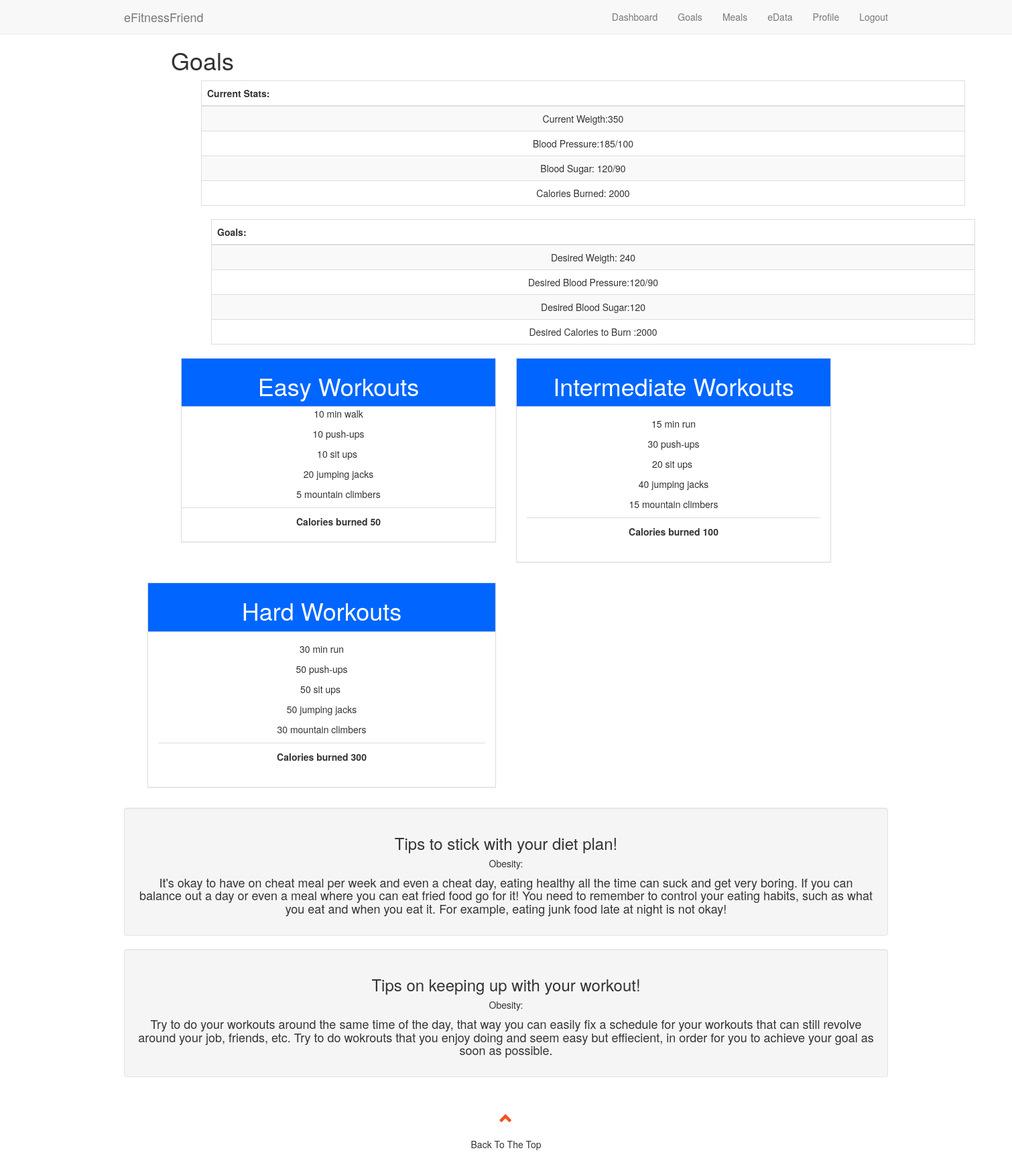
Page /goals.php (signed in) on the earlier database version.
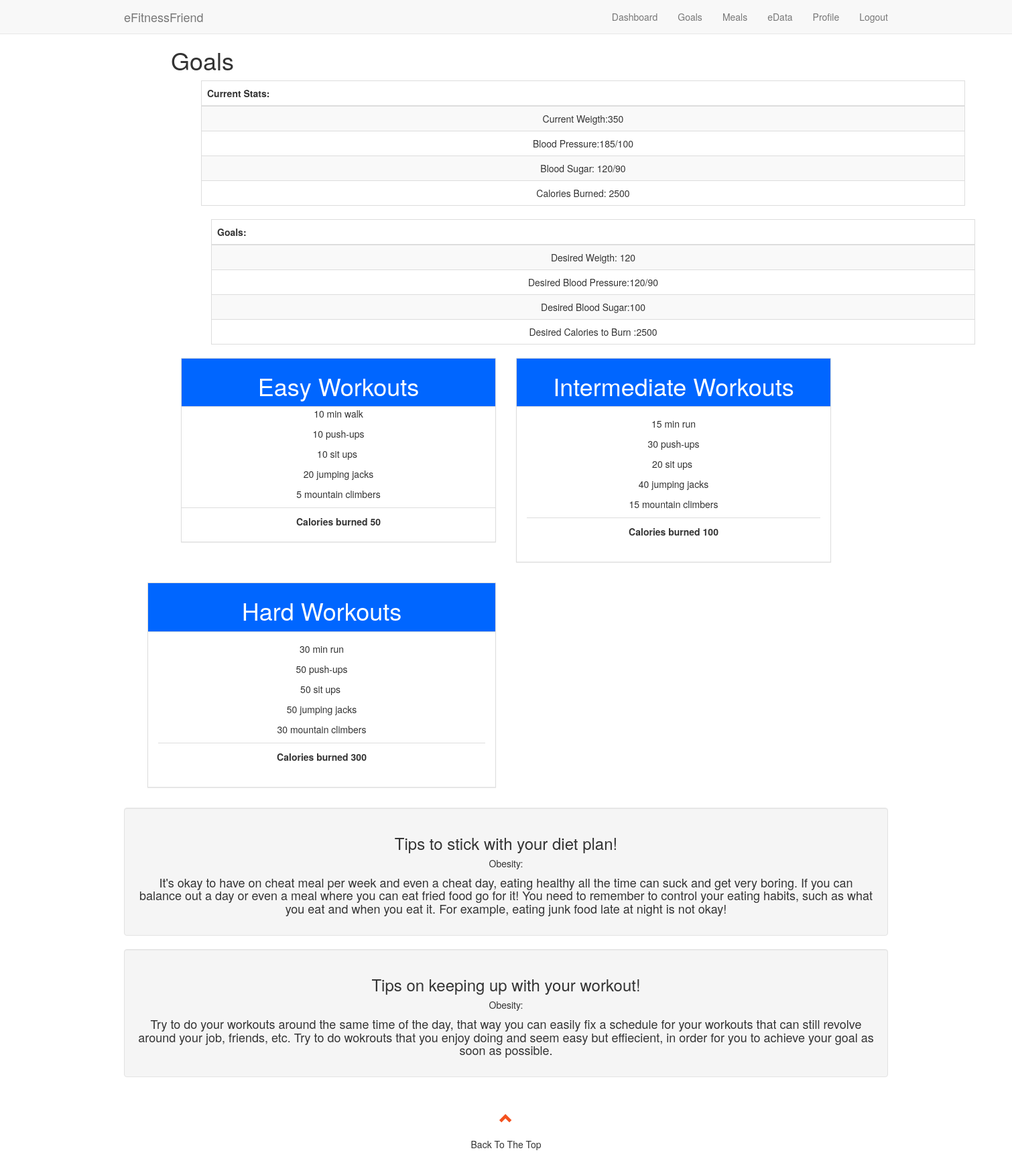
Same page on the later database version.
### tables this page shows
CREATE TABLE `user_data` (
  `id` int(100) NOT NULL,
  `user_id` int(128) NOT NULL,
  `medicalConditions` varchar(128) NOT NULL,
  `currentWeight` int(15) NOT NULL,
  `targetWeight` int(15) NOT NULL,
  `bloodPressure` varchar(9) NOT NULL,
  `targetBloodPressure` varchar(9) NOT NULL,
  `heartRate` int(9) NOT NULL,
  `bloodSugar` int(128) NOT NULL,
  `targetBloodSugar` int(9) NOT NULL,
  `targetCalories` int(15) NOT NULL,
  `age` int(100) NOT NULL,
  `height` varchar(100) NOT NULL
);

### goals.php (the view, shortened to what this page needs)
<!DOCTYPE html>
<html lang="en">
<head>
  <link rel="stylesheet" href="https://maxcdn.bootstrapcdn.com/bootstrap/3.4.1/css/bootstrap.min.css">
<link rel="stylesheet" type="text/css" href="goals.css">
<div id="page-wrap">
</head>
<body>
<nav class="navbar navbar-default navbar-fixed-top">
  <div class="container">
    <div class="navbar-header">
      <a class="navbar-brand" href="dashboard.html">eFitnessFriend</a>
    </div>
    <div class="collapse navbar-collapse" id="myNavbar">
      <ul class="nav navbar-nav navbar-right">
        <li><a href="dashboard.php">Dashboard</a></li>
        <li><a href="goals.php">Goals</a></li>
        <li><a href="meals.php">Meals</a></li>
        <li><a href="edata.php">eData</a></li>
        <li><a href="profile.php">Profile</a></li>
        <li><a href="logout.php">Logout</a></li>
      </ul>
    </div>
  </div>
</nav>
<body id="myPage" data-spy="scroll" data-target=".navbar" data-offset="60">
<div id="Dashboard" class="container-fluid">
<div id="Goals" class="container-fluid">
<div id="Meals" class="container-fluid">
<div id="iData" class="container-fluid">
<div id="Settings" class="container-fluid">
<h1 class="a">Goals</h1>
<div class="container text-center">
  <div class="container">
    <div class="container text-center">
      <table class="table table-bordered table table-striped">
        <thead>
          <tr>
            <th><b>Current Stats:</b></th>
          </tr>
        </thead>
        <tbody>
                           <?php
            $con = mysqli_connect('127.0.0.1', 'root','','e_fitness_friend');
            $user_id = $_SESSION["userid"];
            $query = "SELECT * FROM user_data where `user_id`= $user_id";
            $query_run = mysqli_query($con, $query);
            while($row = mysqli_fetch_array($query_run)){
                      $weight = $row['currentWeight'];
                      $bloodPressure = $row['bloodPressure'];
                      $currentBloodPressure = $row['targetBloodPressure'];
                      $calorieBurn = $row['targetCalories'];
                      $targetWeight = $row['targetWeight'];
                      $targetBloodPressure = $row['targetBloodPressure'];
                      $targetBloodSugar = $row['targetBloodSugar'];
                  }
                    ?>
          <tr>
            <td>Current Weigth:<?php echo $weight ?> </td>
          </tr>
          <tr>
            <td>Blood Pressure:<?php echo $bloodPressure ?></td>
          </tr>
          <tr>
            <td>Blood Sugar: <?php echo $currentBloodPressure ?></td>
          </tr>
          <tr>
            <td>Calories Burned: <?php echo $calorieBurn ?></td>
          </tr>
        </tbody>
      </table>
    <div class="container text-center">
      <table class="table table-bordered table table-striped">
        <thead>
          <tr>
            <th><b>Goals:</b></th>
          </tr>
        </thead>
        <tbody>
          <tr>
            <td>Desired Weigth: <?php echo $targetWeight ?></td>
          </tr>
          <tr>
            <td>Desired Blood Pressure:<?php echo $targetBloodPressure ?></td>
          </tr>
          <tr>
            <td>Desired Blood Sugar:<?php echo $targetBloodSugar ?></td>
          </tr>
          <tr>
            <td>Desired Calories to Burn :<?php echo $calorieBurn ?></td>
          </tr>
        </tbody>
      </table>
    </div>
  </div>
</div>
</div>
    <div class= "col-sm-3 col-md-6" >
      <div class="panel panel-default text-center">
        <div class="panel-heading">
            <h1> Easy Workouts </h1>
             </div>
                            <p>10 min walk</p>
                            <p>10 push-ups</p>
                            <p>10 sit ups </p>
                            <p>20 jumping jacks</p>
                            <p>5 mountain climbers</p>
                            <div class="panel-footer">
                            <p><b> Calories burned 50 </b></p>
                            </div>
      </div>
    </div>
    <div class= "col-sm-3 col-md-6" >
      <div class="panel panel-default text-center">
        <div class="panel-heading">
            <h1> Intermediate Workouts </h1>
          </div>
           <div class="panel-body">
                            <p>15 min run</p>
                            <p>30 push-ups</p>
                            <p>20 sit ups </p>
                            <p>40 jumping jacks</p>
                            <p>15 mountain climbers</p>
                            <div class="panel-footer">
                            <p><b> Calories burned 100 </b></p>
             </div>         </div>
           </div>
         </div>
       </div>
           <div class= "col-sm-3 col-md-6" >
      <div class="panel panel-default text-center">
        <div class="panel-heading">
            <h1> Hard Workouts </h1>
          </div>
           <div class="panel-body">
                            <p>30 min run</p>
                            <p>50 push-ups</p>
                            <p>50 sit ups </p>
                            <p>50 jumping jacks</p>
                            <p>30 mountain climbers</p>
                            <div class="panel-footer">
                            <p><b> Calories burned 300 </b></p>
                            </div>
             </div>
           </div>
         </div>
       </div>
                <div class="container text-center">
                  <div class="Sticking-container well">
                    <h3> Tips to stick with your diet plan!</h3>
                      <h5> Obesity:</h5>
                      <h4> It's okay to have on cheat meal per week and even a cheat day, eating healthy
                        all the time can suck and get very boring. If you can balance out a day or even a meal
                        where you can eat fried food go for it! You need to remember to control your eating habits,
                        such as what you eat and when you eat it. For example, eating junk food late at night is not okay!</h4>
                  </div>
                </div>
                <div class="container text-center">
                  <div class="Sticking-container well">
                    <h3> Tips on keeping up with your workout!</h3>
                      <h5> Obesity:</h5>
                      <h4> Try to do your workouts around the same time of the day, that way you can easily fix a schedule for your
                        workouts that can still revolve around your job, friends, etc. Try to do wokrouts that you enjoy doing and
                        seem easy but effiecient, in order for you to achieve your goal as soon as possible.</h4>
                  </div>
                </div>
</div>
</div>
<footer class="container-fluid text-center">
  <a href="#myPage" title="To Top">
    <span class="glyphicon glyphicon-chevron-up"></span>
  </a>
  <p>Back To The Top</a></p>
</footer>
</html>

### goals.css (style rules this page uses)
.panel { border: 1px solid ##000000; border-radius:0; transition: box-shadow 0.5s; }
.panel-heading { color: #FFFFFF !important; background-color: #0066ff !important; padding: 1px; border-bottom: 1px solid transparent; border-top-left-radius: 0px; border-top-right-radius: 0px; border-bottom-left-radius: 0px; border-bottom-right-radius: 0px; }
.panel-footer { background-color: #fff !important; }
#page-wrap { width: 1500px; margin: 0 auto; }
p { white-space: pre; }

### goals.php (style rules this page uses)
.container-fluid { padding: 10px 50px; }
footer .glyphicon { font-size: 20px; margin-bottom: 20px; color: #f4511e; }

Differences in the rows shown:
removed user_data: currentWeight "350", bloodPressure "185/100", targetBloodPressure "120/90", targetCalories "2000", targetWeight "240", targetBloodSugar "120"
added user_data: currentWeight "350", bloodPressure "185/100", targetBloodPressure "120/90", targetCalories "2500", targetWeight "120", targetBloodSugar "100"
